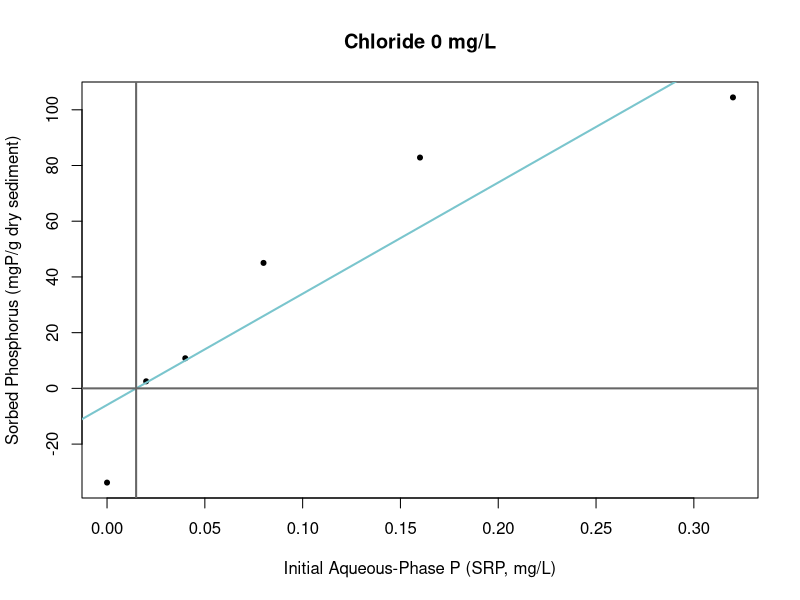
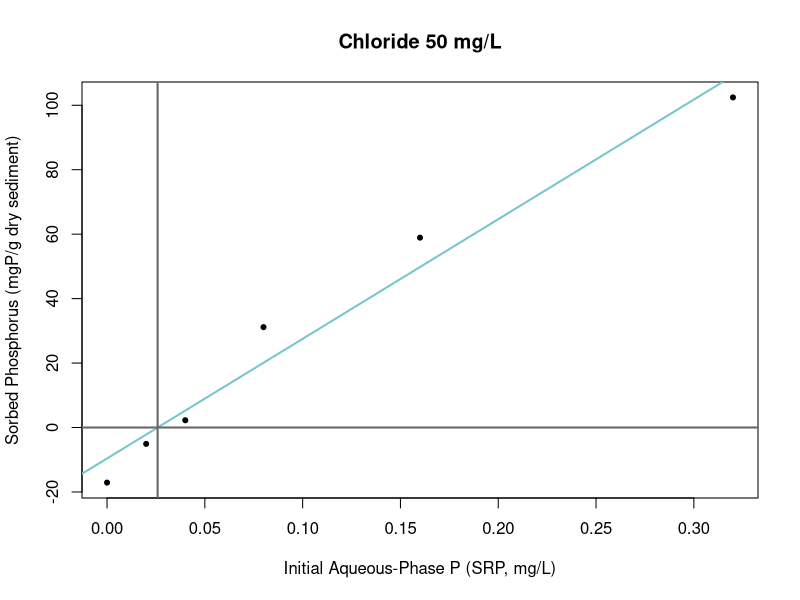
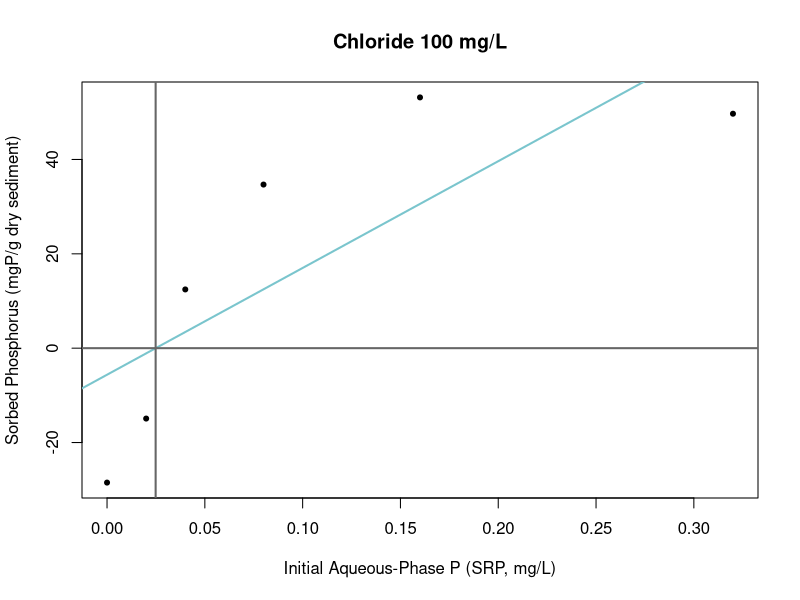
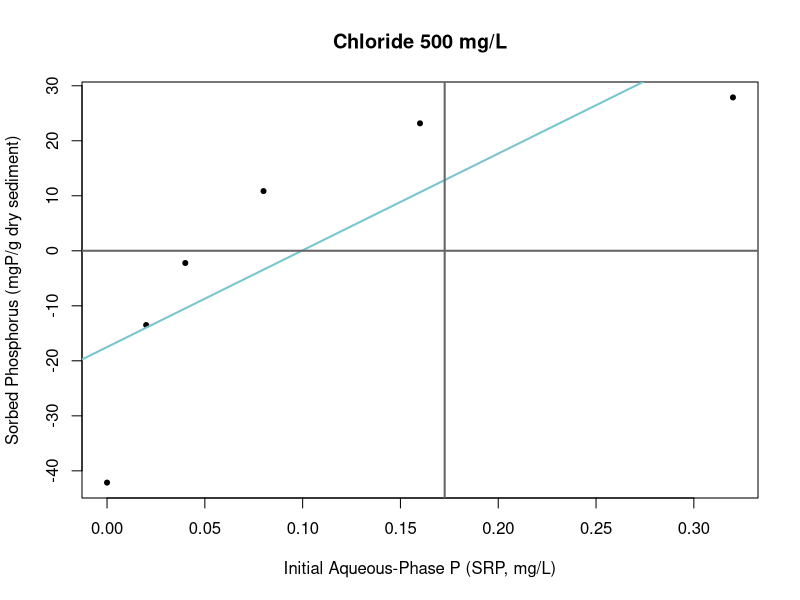
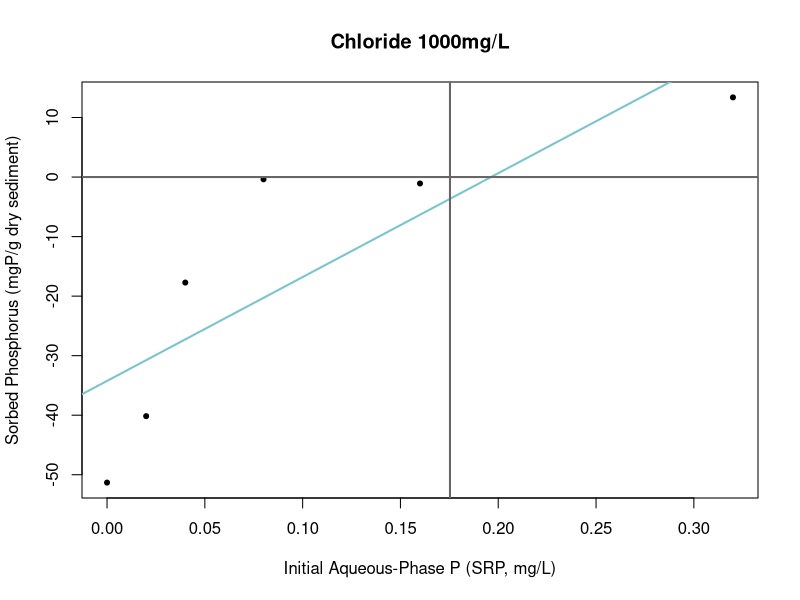

Write the R code that produced these figures, in order.
### working with 2018 EPC pilot experiment results with the goal of refining calculations for 2019

getwd()
setwd("/Users/adriannagorsky/Documents/UrbanPonds/data/sedimentPCl/Wingra_Shallow")

epcRAW<-read.csv("EPC_22_clean_WS.csv")
View(epcRAW)

# Calculations
  #1. Dry mass equivalent of fresh sediment used (used average moisture content for 0-4cm). Units=g
drymass_g<-epcRAW$Mass_sediment_fresh_g*(1-epcRAW$MC_frac)
  #2. Change in SRP concentration: Initial SRP solution - final SRP concentration post shaking. Units=mg/L
deltaSRPconc<-epcRAW$Initial_SRP_mgL-epcRAW$Final_SRP_mgL

  #3 Converting solution volume from ml to L
Solution_Volume_L<-epcRAW$Solution_Volume_mL/1000

  #4. Calculate change in SRP as mass: deltaSRPconc (mg/L) / volume of solution used (L). Units=mg
deltaSRPmass<-deltaSRPconc/Solution_Volume_L
  #5. Calculate the change in SRP mass per gram of dry sediment. Units=mgP/g dry sediment
deltaP<-deltaSRPmass/drymass_g

#Bind calculated fields to dataframe
epc<-cbind(epcRAW,drymass_g,deltaSRPconc,deltaSRPmass,deltaP,Solution_Volume_L)
View(epc)

write.csv(epc,file="postRdatasheet.csv")

### PLOTS - INDIVIDUAL LAKES, USE TO CALCULATE EPC
#1. Chloride 0
Cl_0<-subset(epc,Cl_Treatment=="0")
plot(Cl_0$deltaP~Cl_0$Initial_SRP_mgL,pch=20,main="Chloride 0 mg/L",xlab="Initial Aqueous-Phase P (SRP, mg/L)", ylab="Sorbed Phosphorus (mgP/g dry sediment)")
Cl_0_EPC<-lm(deltaP~Initial_SRP_mgL,data=Cl_0)
abline(Cl_0_EPC,col="cadetblue3",lwd=2)
Cl_0_EPC #y=-5.935+399.145X
# Calculate x-intercept:  0.01486928 mg/L
5.935/399.145  
abline(h=0,v= 0.01486928,lwd=2,col="grey40")

#2. Chloride 50
Cl_50<-subset(epc,Cl_Treatment=="50")
plot(Cl_50$deltaP~Cl_50$Initial_SRP_mgL,pch=20,main="Chloride 50 mg/L",xlab="Initial Aqueous-Phase P (SRP, mg/L)", ylab="Sorbed Phosphorus (mgP/g dry sediment)")
Cl_50_EPC<-lm(deltaP~Initial_SRP_mgL,data=Cl_50)
abline(Cl_50_EPC,col="cadetblue3",lwd=2)
Cl_50_EPC #y=-9.598 +371.240 x
# Calculate x-intercept: 0.0258539 mg/L
9.598 /371.240 
abline(h=0,v=0.0258539,lwd=2,col="grey40")

#3. Chloride 100
Cl_100<-subset(epc,Cl_Treatment=="100")
plot(Cl_100$deltaP~Cl_100$Initial_SRP_mgL,pch=20,main="Chloride 100 mg/L",xlab="Initial Aqueous-Phase P (SRP, mg/L)", ylab="Sorbed Phosphorus (mgP/g dry sediment)")
Cl_100_EPC<-lm(deltaP~Initial_SRP_mgL,data=Cl_100)
abline(Cl_100_EPC,col="cadetblue3",lwd=2)
Cl_100_EPC #y= -5.623   + 226.316 x
# Calculate x-intercept: 0.02484579 mg/L
5.623  / 226.316
abline(h=0,v=0.02484579,lwd=2,col="grey40")

#4. Chloride 500
Cl_500<-subset(epc,Cl_Treatment=="500")
plot(Cl_500$deltaP~Cl_500$Initial_SRP_mgL,pch=20,main="Chloride 500 mg/L",xlab="Initial Aqueous-Phase P (SRP, mg/L)", ylab="Sorbed Phosphorus (mgP/g dry sediment)")
Cl_500_EPC<-lm(deltaP~Initial_SRP_mgL,data=Cl_500)
abline(Cl_500_EPC,col="cadetblue3",lwd=2)
Cl_500_EPC #y=-0.7774  +4.5036x
# Calculate x-intercept: 0.1726175 mg/L
0.7774/4.5036
abline(h=0,v=0.1726175,lwd=2,col="grey40")

#5. Chloride 1000
Cl_1000<-subset(epc,Cl_Treatment=="1000")
plot(Cl_1000$deltaP~Cl_1000$Initial_SRP_mgL,pch=20,main="Chloride 1000mg/L",xlab="Initial Aqueous-Phase P (SRP, mg/L)", ylab="Sorbed Phosphorus (mgP/g dry sediment)")
Cl_1000_EPC<-lm(deltaP~Initial_SRP_mgL,data=Cl_1000)
abline(Cl_1000_EPC,col="cadetblue3",lwd=2)
Cl_1000_EPC #y=-0.8054+ 4.2473  x
# Calculate x-intercept:  0.1896264 mg/L
0.8054  / 4.2473  
abline(h=0,v=0.1753302,lwd=2,col="grey40")








